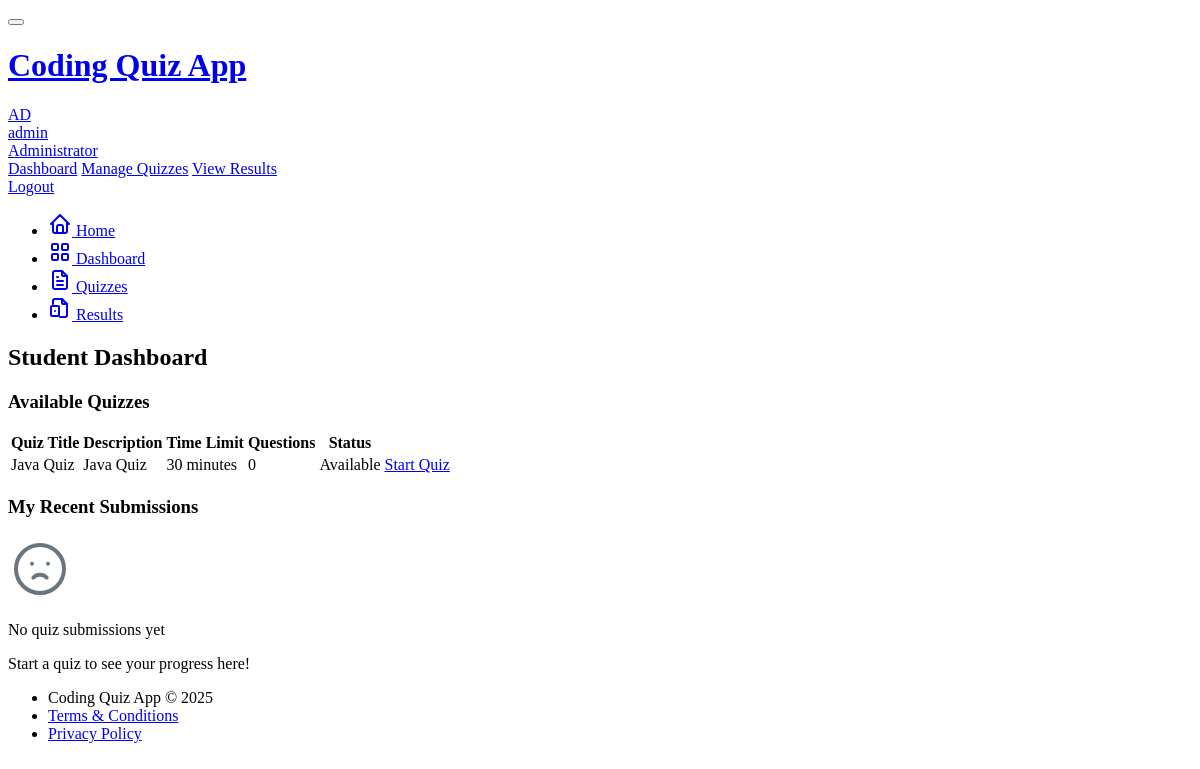
Before: /student/dashboard (signed in) with the older database file.
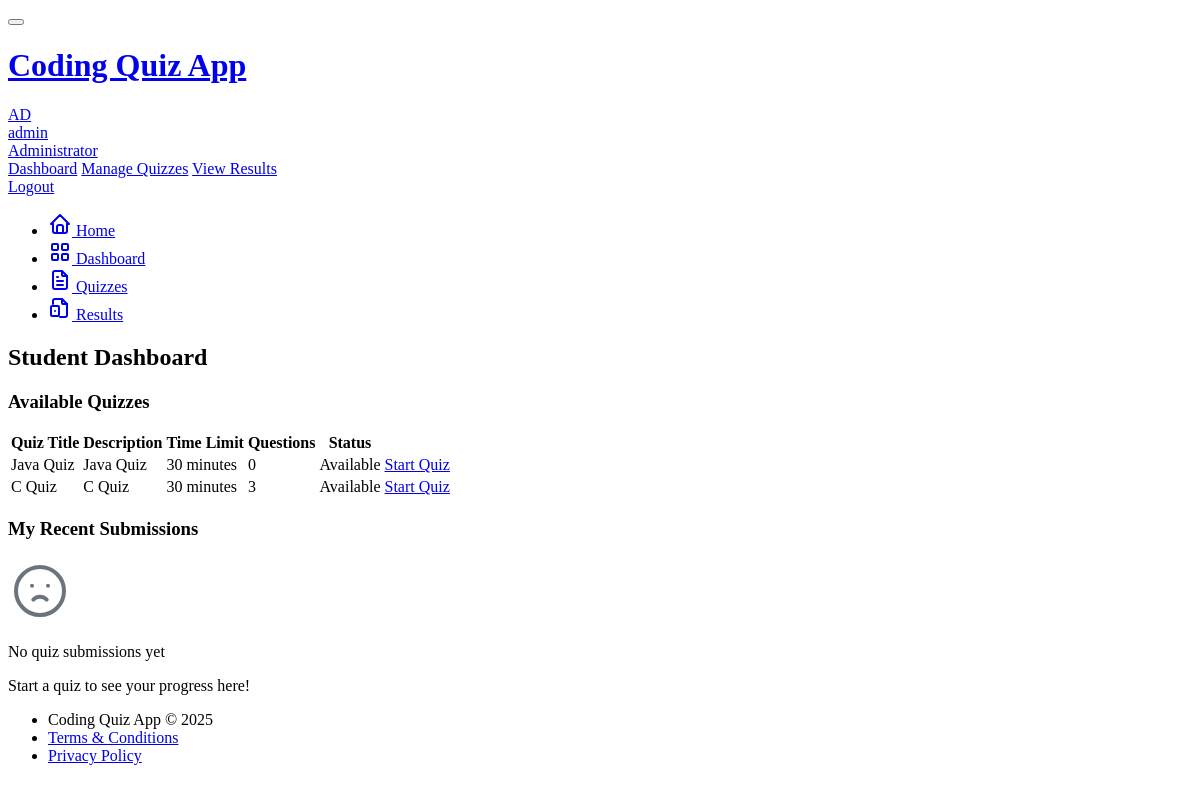
After: the same page with the newer database file.
### models.py (models this page shows, shortened)
class Quiz(db.Model):
    id = db.Column(db.Integer, primary_key=True)
    title = db.Column(db.String(100), nullable=False)
    description = db.Column(db.Text)
    is_active = db.Column(db.Boolean, default=True)
    time_limit = db.Column(db.Integer, default=30)  # minutes
    created_at = db.Column(db.DateTime, default=datetime.utcnow)
    updated_at = db.Column(db.DateTime, default=datetime.utcnow, onupdate=datetime.utcnow)
    author_id = db.Column(db.Integer, db.ForeignKey('user.id'))
    questions = db.relationship('Question', backref='quiz', lazy='dynamic', cascade='all, delete-orphan')
    submissions = db.relationship('Submission', backref='quiz', lazy='dynamic')

### app/routes/student.py (the view)
@student_bp.route('/dashboard')
@login_required
def dashboard():
    active_quizzes = Quiz.query.filter_by(is_active=True).all()
    my_submissions = Submission.query.filter_by(user_id=current_user.id).order_by(Submission.started_at.desc()).all()
    completed_quiz_ids = [s.quiz_id for s in my_submissions if s.is_completed]
    return render_template('student/dashboard.html',
                          active_quizzes=active_quizzes,
                          my_submissions=my_submissions,
                          completed_quiz_ids=completed_quiz_ids,
                          title='Student Dashboard')

### app/templates/student/dashboard.html (shortened to what the changed rows need)
{% extends "base.html" %}
{% block content %}
<div class="row row-cards">
    <div class="col-12">
        <div class="card">
            <div class="card-body">
                {% if active_quizzes %}
                <div class="table-responsive">
                    <table class="table table-vcenter card-table">
                        <thead>
                            <tr>
                                <th>Quiz Title</th>
                                <th>Description</th>
                                <th>Time Limit</th>
                                <th>Questions</th>
                                <th>Status</th>
                                <th class="w-1"></th>
                            </tr>
                        </thead>
                        <tbody>
                            {% for quiz in active_quizzes %}
                            <tr>
                                <td>{{ quiz.title }}</td>
                                <td class="text-muted">
                                    {{ quiz.description|truncate(100) if quiz.description else 'No description' }}
                                </td>
                                <td>{{ quiz.time_limit }} minutes</td>
                                <td>{{ quiz.questions.count() }}</td>
                                <td>
                                    {% if quiz.id in completed_quiz_ids %}
                                        <span class="badge bg-success">Completed</span>
                                    {% else %}
                                        <span class="badge bg-blue">Available</span>
                                    {% endif %}
                                </td>
                                <td>
                                    {% if quiz.id in completed_quiz_ids %}
                                        {% set submission = my_submissions|selectattr('quiz_id', 'equalto', quiz.id)|selectattr('is_completed', 'equalto', true)|first %}
                                        <a href="{{ url_for('student_view_submission', submission_id=submission.id) }}" class="btn btn-success btn-sm">
                                            View Results
                                        </a>
                                    {% else %}
                                        <a href="{{ url_for('start_quiz', quiz_id=quiz.id) }}" class="btn btn-primary btn-sm">
                                            Start Quiz
                                        </a>
                                    {% endif %}
                                </td>
                            </tr>
                            {% endfor %}
                        </tbody>
                    </table>
                </div>
                {% endif %}
            </div>
        </div>
    </div>
</div>
{% endblock %}

Changed rows visible on the page:
added Quiz: title "C Quiz", description "C Quiz", time_limit "30", questions.count "3", shows "Available"
